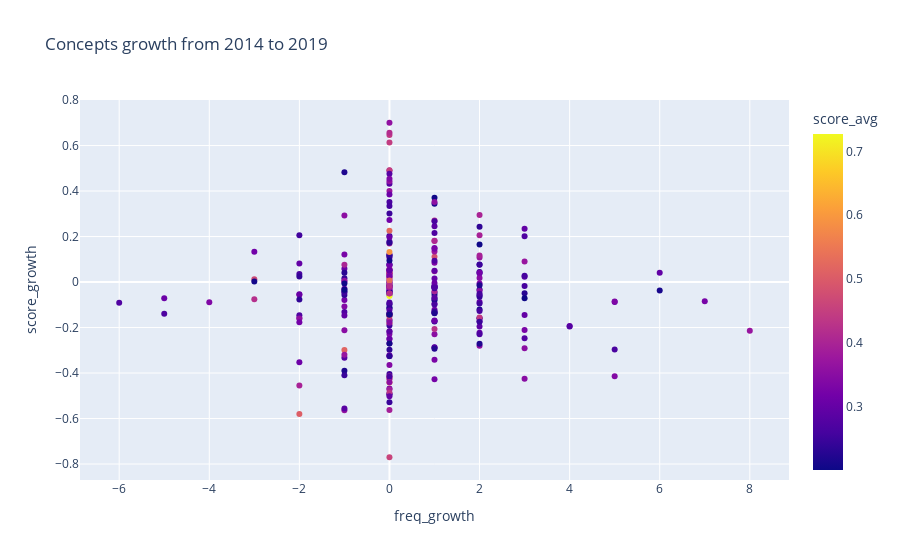

Notebook code for this chart:
### Markdown cell above
We can build a simple scatter plot using the `freq_growth` and `score_growth` values just calculated. 

* by using the `MIN_SCORE` parameter we can filter out concepts with an overall `score_avg` which is too low (note: this value is the average from all years, see section 1 above)
* by mapping `score_avg` to the dots color, we can quickly visually identify concepts with a high score in the graph

### Code cell
MIN_SCORE = 0.2

px.scatter(common_concepts.query(f"score_avg >= {MIN_SCORE}"), 
           x="freq_growth", y="score_growth", 
            color="score_avg", 
           hover_name="concept", hover_data=['concept', 'frequency', 'score_avg'], 
            height=600, title=f"Concepts growth from {YEAR_START} to {YEAR_END}"
          )

### Figure 1 — Plotly figure (JSON) as saved in the notebook; plotly's stock layout.template omitted (floating-point values rounded to 4 significant figures; data arrays with more than 128 entries replaced by an {"elided": "..."} marker saying what was removed)
{"data": [{"customdata": {"elided": "264x3 mixed values"}, "hovertemplate": "<b>%{hovertext}</b><br><br>freq_growth=%{x}<br>score_growth=%{y}<br>concept=%{customdata[0]}<br>frequency=%{customdata[1]}<br>score_avg=%{marker.color}<extra></extra>", "hovertext": {"elided": "264 str values"}, "legendgroup": "", "marker": {"color": {"elided": "264 float values"}, "coloraxis": "coloraxis", "symbol": "circle"}, "mode": "markers", "name": "", "orientation": "v", "showlegend": false, "type": "scatter", "x": {"elided": "264 int values"}, "xaxis": "x", "y": {"elided": "264 float values"}, "yaxis": "y"}], "layout": {"autosize": true, "coloraxis": {"colorbar": {"title": {"text": "score_avg"}}, "colorscale": [[0, "#0d0887"], [0.1111, "#46039f"], [0.2222, "#7201a8"], [0.3333, "#9c179e"], [0.4444, "#bd3786"], [0.5556, "#d8576b"], [0.6667, "#ed7953"], [0.7778, "#fb9f3a"], [0.8889, "#fdca26"], [1, "#f0f921"]]}, "legend": {"tracegroupgap": 0}, "title": {"text": "Concepts growth from 2014 to 2019"}, "xaxis": {"anchor": "y", "autorange": true, "domain": [0, 1], "range": [-6.834, 8.834], "title": {"text": "freq_growth"}, "type": "linear"}, "yaxis": {"anchor": "x", "autorange": true, "domain": [0, 1], "range": [-0.8685, 0.7985], "title": {"text": "score_growth"}, "type": "linear"}}}
